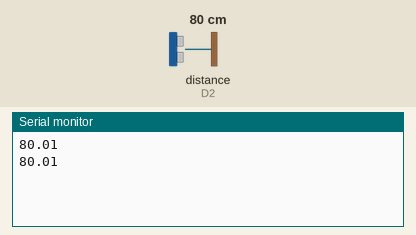
Simulated run of this sketch. Board: ESP8266 (NodeMCU). Shown: the last lines printed to the serial monitor. Wiring (inferred from the names in the program): ultrasonic range finder: trigger D3; echo D2. Inputs (shaded band) come from the test bench; at power-on: distance to the obstacle (sensor on D2) 80 cm. The echo pulse lasts 58.3 µs per cm.

Above: at 5.8 s.
5.9 s: distance to the obstacle (sensor on D2) set to 2 cm
At 10.9 s:
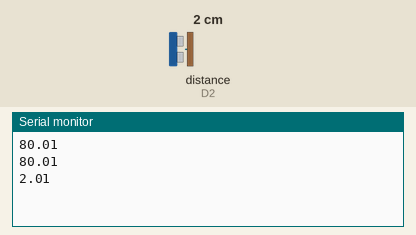
11.9 s: distance to the obstacle (sensor on D2) set to 4 cm
At 16.0 s:
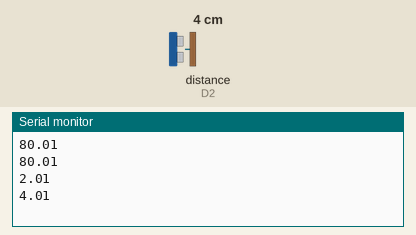
Timing chart, 0 to 17.5 s (numbered marks = the images above; inputs shaded):
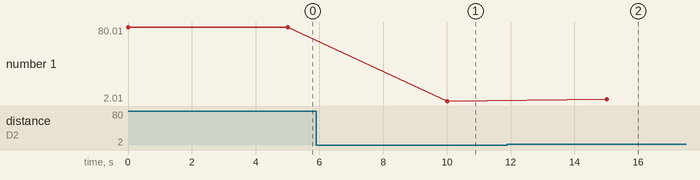

Measured:
- after the input at 5.9 s, the serial monitor: prints a new line after 4.1 s (image 1)
- after the input at 11.9 s, the serial monitor: prints a new line after 3.1 s (image 2)
- plotted number 1: 80.01 → 2.01 after the input at 5.9 s, 2.01 → 4.01 after the input at 11.9 s

The sketch:

distanza_1.ino
```cpp
int trigPin = D3;
int echoPin = D2;

void setup() {
  Serial.begin(9600);
  pinMode(trigPin, OUTPUT);
  pinMode(echoPin, INPUT);
}

void loop() {
  Serial.println(distance());
  delay(5000);
}

double distance() {
  digitalWrite(trigPin, LOW);
  digitalWrite(trigPin, HIGH);
  delay(1);
  digitalWrite(trigPin, LOW);
  int duration = pulseIn(echoPin, HIGH);
  return duration * 0.03431/2;
}
```
